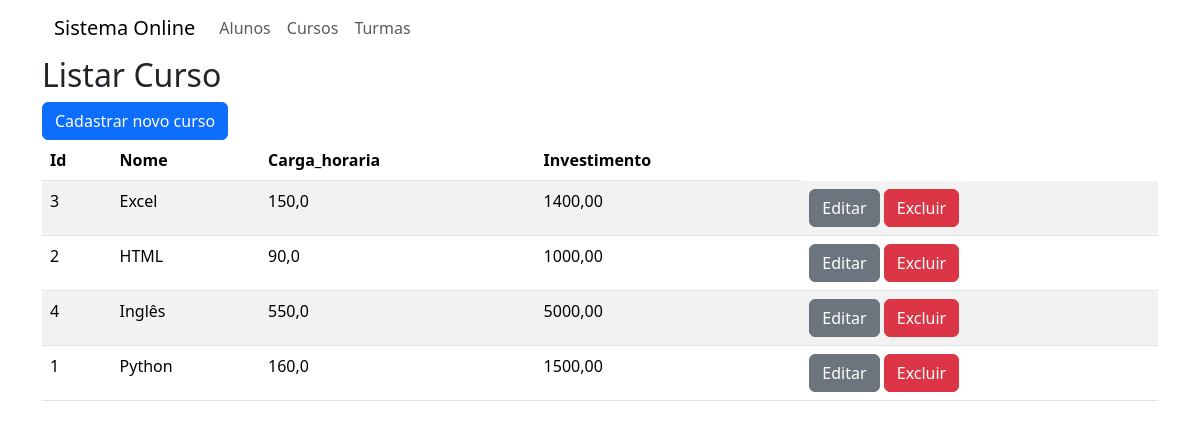
The app's page /teste/listar_cursos, older data.
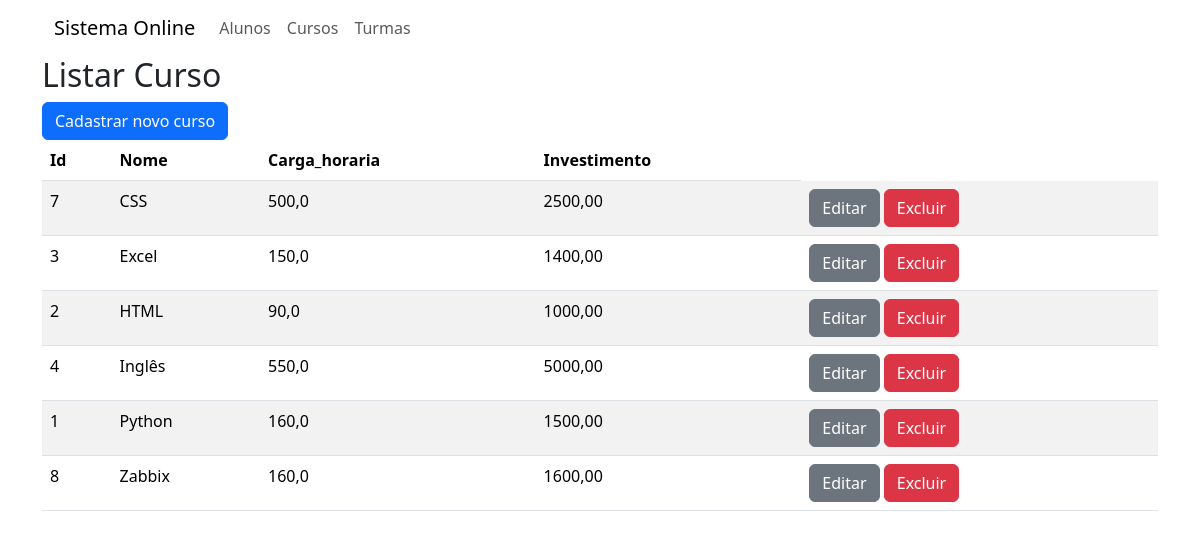
The same page, newer data.
### teste/models.py (models this page shows, shortened)
class Curso(models.Model):
    nome = models.CharField(max_length=200, null=False)
    carga_horaria = models.FloatField(max_length=4, null=False)
    investimento = models.DecimalField(max_digits=11, decimal_places=2)

### teste/views.py (the view)
# urls.py: path('listar_cursos', views.listarCurso,
def listarCurso(request):
    cursos = Curso.objects.all().order_by('nome')
    return render(request, 'listar_curso.html',
                  {'cursos':cursos})

### teste/templates/listar_curso.html
{% extends 'base.html' %}
{% load bootstrap_icons %}
{% block content %}
    <h2>Listar Curso</h2>
    <a href="{% url 'incluir_curso' %}" class="btn btn-primary">Cadastrar novo curso</a>
    <table class="table table-striped">
        <thead>
            <tr>
                <th>Id</th>
                <th>Nome</th>
                <th>Carga_horaria</th>
                <th>Investimento</th>
            </tr>
        </thead>
        <tbody>
            {% for a in cursos %}
                <tr>
                    <td>{{a.id}}</td>
                    <td>{{a.nome}}</td>
                    <td>{{a.carga_horaria}}</td>
                    <td>{{a.investimento}}</td>
                    <td>
                        <a href="{% url 'editar_curso' a.id %}" class="btn btn-secondary">Editar {% bs_icon 'pen' %}</a>
                        <a href="{% url 'excluir_curso' a.id %}" class="btn btn-danger">Excluir {% bs_icon 'x-lg' %}</a>
                    </td>
                </tr>
            {% endfor %}
        </tbody>
    </table>
    {% endblock %}

Row changes from the older to the newer data that the page shows:
added Curso: id "7", nome "CSS", carga_horaria "500,0", investimento "2500,00"
added Curso: id "8", nome "Zabbix", carga_horaria "160,0", investimento "1600,00"
